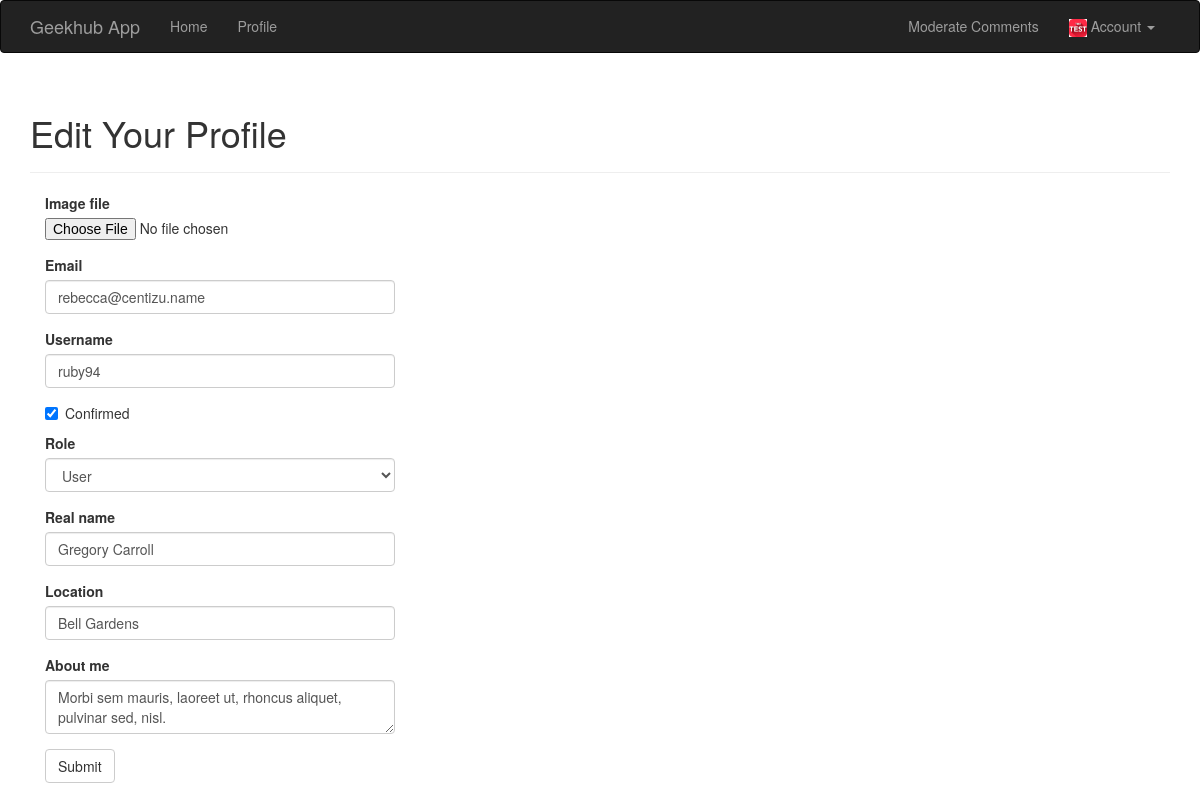
The page /edit-profile/2 (signed in) on the database its author committed.
### app/models/user.py (models this page shows, shortened)
class User(UserMixin, db.Model):
    __tablename__ = 'users'
    id = db.Column(db.Integer, primary_key=True)
    email = db.Column(db.String(64), unique=True, index=True)
    username = db.Column(db.String(64), unique=True, index=True)
    role_id = db.Column(db.Integer, db.ForeignKey('roles.id'))
    password_hash = db.Column(db.String(128))
    confirmed = db.Column(db.Boolean, default=False)
    name = db.Column(db.String(64))
    location = db.Column(db.String(64))
    about_me = db.Column(db.Text())
    member_since = db.Column(db.DateTime(), default=datetime.utcnow)
    last_seen = db.Column(db.DateTime(), default=datetime.utcnow)
    posts = db.relationship('Post', backref='author', lazy='dynamic')
    avatar_url = db.Column(db.String(64), default='uploads/default-user-image.png')
    followed = db.relationship('Follow',
                               foreign_keys='Follow.follower_id',
                               backref=db.backref('follower', lazy='joined'),
                               lazy='dynamic',
                               cascade='all, delete-orphan')
    followers = db.relationship('Follow',
                                foreign_keys='Follow.followed_id',
                                backref=db.backref('followed', lazy='joined'),
                                lazy='dynamic',
                                cascade='all, delete-orphan')
    comments = db.relationship('Comment', backref='author', lazy='dynamic')
    @property
    def password(self):
        raise AttributeError('password is not a readable attribute')
    def can(self, permissions):
        return self.role is not None and \
            (self.role.permissions & permissions) == permissions

### app/main/views/user.py (the view, shortened to what this page needs)
@main.route('/edit-profile/<int:id>', methods=['GET', 'POST'])
@login_required
@admin_required
def edit_profile_admin(id):
    user = User.query.get_or_404(id)
    form = EditProfileAdminForm(user=user)
    form.email.data = user.email
    form.username.data = user.username
    form.confirmed.data = user.confirmed
    form.role.data = user.role_id
    form.name.data = user.name
    form.location.data = user.location
    form.about_me.data = user.about_me
    return render_template('edit_profile.html', form=form, user=user)

### app/main/forms/user.py (shortened to what this page needs)
class EditProfileAdminForm(Form):
    image_file = FileField('Image file')
    email = StringField('Email', validators=[DataRequired(), Length(1, 64),
                                             Email()])
    username = StringField('Username', validators=[
        DataRequired(), Length(1, 64), Regexp('^[A-Za-z][A-Za-z0-9_.]*$', 0,
                                          'Usernames must have only letters, '
                                          'numbers, dots or underscores')])
    confirmed = BooleanField('Confirmed')
    role = SelectField('Role', coerce=int)
    name = StringField('Real name', validators=[Length(0, 64)])
    location = StringField('Location', validators=[Length(0, 64)])
    about_me = TextAreaField('About me')
    submit = SubmitField('Submit')
    def __init__(self, user, *args, **kwargs):
        super(EditProfileAdminForm, self).__init__(*args, **kwargs)
        self.role.choices = [(role.id, role.name)
                             for role in Role.query.order_by(Role.name).all()]
        self.user = user

### app/auth/views.py (called while the page is built)
@auth.before_app_request
def before_request():
    if current_user.is_authenticated \
            and not current_user.confirmed \
            and request.endpoint[:5] != 'auth.' \
            and request.endpoint != 'static':
        return redirect(url_for('auth.unconfirmed'))

### app/main/__init__.py (called while the page is built)
@main.app_context_processor
def inject_permissions():
    return dict(Permission=Permission)

### app/models/user.py (called while the page is built)
@login_manager.user_loader
def load_user(user_id):
    return User.query.get(int(user_id))

### app/templates/edit_profile.html (shortened to what this page needs)
{% extends "base.html" %}
{% import "bootstrap/wtf.html" as wtf %}
{% block page_content %}
<div class="page-header">
    <h1>Edit Your Profile</h1>
</div>
<div class="col-md-4">
    {{ wtf.quick_form(form) }}
</div>
{% endblock %}

### app/templates/base.html (shortened to what this page needs)
{% extends "bootstrap/base.html" %}
{% block head %}
{{ super() }}
<link rel="stylesheet" type="text/css" href="{{ url_for('static', filename='styles.css') }}">
{% endblock %}
{% block navbar %}
<div class="navbar navbar-inverse" role="navigation">
    <div class="container">
        <div class="navbar-header">
            <a class="navbar-brand" href="{{ url_for('main.index') }}">Geekhub App</a>
        </div>
        <div class="navbar-collapse collapse">
            <ul class="nav navbar-nav">
                <li><a href="{{ url_for('main.index') }}">Home</a></li>
                {% if current_user.is_authenticated %}
                <li><a href="{{ url_for('main.user', username=current_user.username) }}">Profile</a></li>
                {% endif %}
            </ul>
            <ul class="nav navbar-nav navbar-right">
                {% if current_user.can(Permission.MODERATE_COMMENTS) %}
                <li><a href="{{ url_for('main.moderate') }}">Moderate Comments</a></li>
                {% endif %}
                {% if current_user.is_authenticated %}
                <li class="dropdown">
                    <a href="#" class="dropdown-toggle" data-toggle="dropdown">
                        {% if current_user.avatar_url %}
                            <img class="mini-avatar" src="{{ url_for('static', filename=current_user.avatar_url) }}">
                        {% endif %}
                        Account <b class="caret"></b>
                    </a>
                </li>
                {% else %}
                <li><a href="{{ url_for('auth.login') }}">Log In</a></li>
                {% endif %}
            </ul>
        </div>
    </div>
</div>
{% endblock %}
{% block content %}
<div class="container">
    {% block page_content %}{% endblock %}
</div>
{% endblock %}

### app/static/styles.css (style rules this page uses)
img.mini-avatar { width: 18px; }

### rows shown on the page
User: avatar_url (picture)
User: email "rebecca@centizu.name", username "ruby94", confirmed "☑", role "User", name "Gregory Carroll", location "Bell Gardens", about_me "Morbi sem mauris, laoreet ut, rhoncus aliquet, pulvinar sed, nisl."
